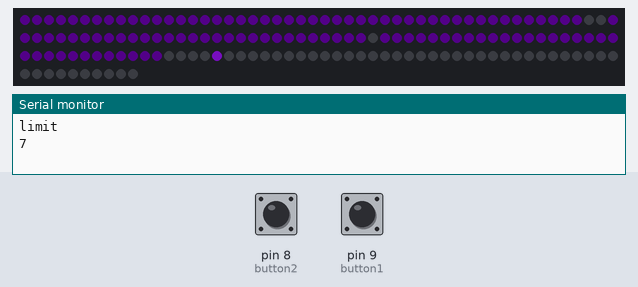
A sketch run on a simulated Arduino Uno, built with avr-gcc and run on an emulated ATmega328P. Shown: 160 RGB LEDs in strip order, left to right, continuing on the next row, the last lines printed to the serial monitor. Wiring (inferred from the names in the program): DS1307 clock at I2C address 0x68. Inputs (shaded band) come from the test bench; at power-on: pin 9 (button1) HIGH, pin 8 (button2) HIGH. Dim RGB values are drawn brighter than linear; the local clock reads 2024-03-15 10:24:30 at power-on unless the sketch sets it.

Above: at 1.31 s.
At 2.2 s:
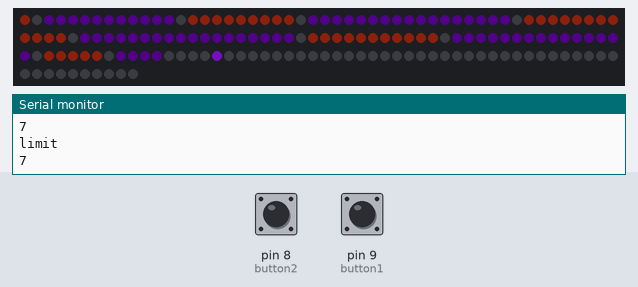
2.3 s: pin 9 (button1) pulled LOW for 1 s
4.8 s: pin 8 (button2) pulled LOW for 0.25 s
Timing chart, 0 to 7.8 s (numbered marks = the images above; inputs shaded):
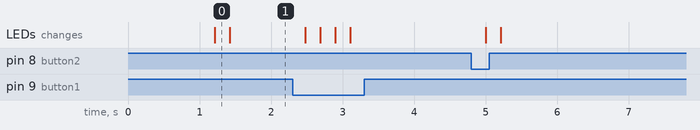

The sketch:

Last_good_version.ino
```cpp
#include <FastLED.h>
#include <SPI.h>
#include <Wire.h>

// How many leds are in the strip?
#define NUM_LEDS 160
// Data pin that led data will be written out over
#define DATA_PIN 2
#define BRIGHTNESS 50

// Else config
#define button1 9 // Button B1 is connected to Arduino pin 9
#define button2 8 // Button B2 is connected to Arduino pin 8

// Horloge
#define DS1307_ADDRESS 0x68
byte zero = 0x00; // hack fix

// Config
int setDate = false;


// LED mapping setup
int ledMatrix[16][9] = {
    {1000,1000,1000, 47, 48, 79, 1000, 1000, 1000},
    {1000,1000,18 ,46 ,49 ,78  ,80 ,1000,1000},
    {1000,17 ,19  ,45 ,50 ,77 ,81  ,105 ,1000},
    {1000, 16, 20, 44, 51, 76, 82, 104, 1000},
    {1000, 15, 21, 43, 52, 75, 83, 103, 1000},
    {0, 14, 22, 42, 53, 74, 84, 102, 106},
    {1, 13, 23, 41, 54, 73, 85, 101, 107},
    {2, 12, 24, 40, 55, 72, 86, 100, 108},
    {3, 11, 25, 39, 56, 71, 87, 99, 109},
    {4, 10, 26, 38, 57, 70, 88, 98, 110},
    {5, 9, 27, 37, 58, 69, 89, 97, 111},
    {1000, 8, 28, 36, 59, 68, 90, 96, 1000},
    {1000, 7, 29, 35, 60, 67, 91, 95, 1000},
    {1000, 6, 30, 34, 61, 66, 92, 94, 1000},
    {1000, 1000, 31, 33, 62, 65, 93, 1000, 1000},
    {1000, 1000, 1000, 32, 63, 64, 1000, 1000, 1000}};


// This is an array of leds.  One item for each led in your strip.
CRGB leds[NUM_LEDS];

// var
int limit = 1 ;
uint8_t brightness = 60;
int colorIndex= 0;
int minutetest = 0;
int hourTest = 0;

// Custom  colors
CHSV purple196 (196,180,brightness);
CHSV purple196_light (196,200,brightness);

CHSV jaune41 (41,180,brightness);
CHSV jaune41_light (41,180,brightness);

CHSV orange32 (32,180,brightness);
CHSV orange32_light (32,180,brightness);

CHSV vert102 (102,180,brightness);
CHSV vert102_light (102,150,brightness);

CHSV blue160 (150,180,brightness);
CHSV blue160_light (150,180,brightness);

CHSV jaune64 (64,180,brightness);
CHSV jaune64_light (64,180,brightness);

CHSV pink224 (224,180,brightness);
CHSV pink224_light (224,180,brightness);

CHSV aqua128 (128,180,brightness);
CHSV aqua128_light (128,180,brightness);

CHSV vert96 (96,180,brightness);
CHSV vert96_light (96,180,brightness);

CHSV violet200 (32,180,brightness);
CHSV jaune200_light (32,180,brightness);

CHSV violet238 (238,180,brightness);
CHSV violet238_light (238,180,brightness);

CHSV vert120 (120,180,50);
CHSV vert120_light (120,180,60);

CHSV white0 (0,0,40);

CHSV vert85 (85,180,brightness);
CHSV vert85_light (85,180,brightness);

CHSV azure148 (148,180,brightness);
CHSV azure148_light (148,150,brightness);

CHSV magenta201 (201,180,brightness);
CHSV magenta201_light (201,180,brightness);

CHSV chartreuse64 (64,180,brightness);
CHSV orange19 (16,180,brightness);

CHSV jaune40 (40,150,brightness);
CHSV black (0,0,0);

CHSV red (230,150,brightness);

CHSV CHSV_array[24][2]={
      {purple196_light, orange19},
      {orange19, white0},
      {white0, vert102_light},
      {vert102_light, jaune200_light},
      {jaune200_light, red},
      {red, azure148_light},
      {azure148_light, orange19},
      {orange19, magenta201_light},
      {magenta201_light, black},
      {black, jaune40},
      {jaune40, violet238},
      {violet238, vert102_light},
      {vert102_light, jaune200_light},
      {jaune200_light, white0},
      {white0, vert102_light},
      {vert102_light, jaune200_light},
      {jaune200_light, red},
      {red, azure148_light},
      {azure148_light, orange19},
      {orange19, magenta201_light},
      {magenta201_light, black},
      {black, jaune40},
      {jaune64, violet238},
      {violet238, vert120},
};

char Time[] = "  :  :  ";
char Calendar[] = "  /  /20  ";
byte i, second, minute, hour, day, date, month, year, temperature_lsb;


void setup() {
    //sanity check delay - allows reprogramming if accidently blowing power w/leds
    delay(1000);
    pinMode(button1, INPUT_PULLUP);
    pinMode(button2, INPUT_PULLUP);
    // by default, we'll generate the high voltage from the 3.3v line internally! (neat!)
    Wire.begin();
    // init date
    if(setDate) setDateTime();
    // init leds
    FastLED.clear();
    FastLED.addLeds<WS2812B, DATA_PIN, GRB>(leds, NUM_LEDS);
    Serial.begin(9600);
}


void fillLine(int index, int posCouleur)
{
  for (int i = 0; i < 9; i++)
  {
    CHSV colorHour =  CHSV_array[posCouleur][0];
    colorHour.v = brightness;
    leds[ledMatrix[index - 1][i]] = colorHour;
  }
}

void fillLine2(int index, int posCouleur)
{
  for (int i = 0; i < 9; i++)
  {
    CHSV colorHour =  CHSV_array[posCouleur][1];
    colorHour.v = brightness;
    leds[ledMatrix[index - 1][i]] = colorHour;
  }
}

void clearLine(int index)
{
  for (int i = 0; i < 9; i++)
  {
    leds[ledMatrix[index - 1][i]] = CHSV(0, 0, 0);
  }
}


// ------------
// MAIN LOOP
// ------------
void loop() {
  delay(200);
  if (!digitalRead(button1)){
    brightness = brightness + 20;
    if (brightness > 120)
    {
      brightness = 40;
    }
    Serial.println("a pressed");
    Serial.println(brightness);
  }

  if (!digitalRead(button2)){
    if (limit != 0)
    {
      limit = limit - 1;
    }
    Serial.println("b pressed");
  }

  //Reset the register pointer
  Wire.beginTransmission(DS1307_ADDRESS);
  Wire.write(zero);
  Wire.endTransmission();
  Wire.requestFrom(DS1307_ADDRESS, 7);
  int second = bcdToDec(Wire.read());
  int minute = bcdToDec(Wire.read());
  int hour = bcdToDec(Wire.read() & 0b111111); //24 hour time
  int weekDay = bcdToDec(Wire.read());         //0-6 -> sunday – Saturday
  int monthDay = bcdToDec(Wire.read());
  int month = bcdToDec(Wire.read());
  int year = bcdToDec(Wire.read());

  /*minutetest = minutetest + 2;
  if(minutetest == 60){
    hourTest = (hourTest+1)%24;
    colorIndex = (colorIndex + 1)%2 ;
    FastLED.show();
    minutetest = 0;
  };*/

  int division = minute / 3.75;
  int newLimit = division + 1 ;


  /*int division = minute / 3.75;
  int newLimit = division + 1;
  Serial.print("time : ");
  Serial.print(hour);
  Serial.print(" : ");
  Serial.print(minute);
  Serial.print(" : ");
  Serial.print(second);
  Serial.println("Limit : ");
  Serial.println(limit); */

  // Main loop for leds
  // incoming hour
  fill_solid( leds, NUM_LEDS, CRGB(0,0,0));
  for (int z = 1; z < limit; z++)
  {
    fillLine2(z, colorIndex);
  }
  //
  for (int y = limit + 1; y < 17; y++)
  {
    fillLine(y, colorIndex);
  }
  clearLine(limit);
  // test case
  //fillLine(limit, colorRGB2);
  //fill_solid( leds, NUM_LEDS, CRGB(50,0,200));
  //fill_solid(leds, NUM_LEDS, colorHSV1);

  // Hour led : init black
  for (int hourLeds = 112; hourLeds <= 124; hourLeds++){
        leds[hourLeds] = CHSV(0, 0, 0);
  }
  CHSV colorHour =  CHSV_array[colorIndex][0];
  colorHour.v = 180;
  switch (hour%12) {
      case 0:
        leds[114] = colorHour;
        break;
      case 1:
        leds[113] = colorHour;
        break;
      case 2:
        leds[112] = colorHour;
        break;
      case 3:
        leds[123] = colorHour;
        break;
      case 4:
        leds[122] = colorHour;
        break;
      case 5:
        leds[121] = colorHour;
        break;
      case 6:
        leds[120] = colorHour;
        break;
      case 7:
        leds[119] = colorHour;
        break;
      case 8:
        leds[118] = colorHour;
        break;
      case 9:
        leds[117] = colorHour;
        break;
      case 10:
        leds[116] = colorHour;
        break;
      case 11:
        leds[115] = colorHour;
        break;
      default:
        break;
    }

  colorIndex = (hourTest)%24;
  FastLED.show();
  limit = newLimit;
  Serial.println("limit");
  Serial.println(limit);
}

// ------
// UTIL
// ------

// Init date
void setDateTime()
{
  byte second = 50;   //0-59
  byte minute = 33;   //0-59
  byte hour = 17;     //0-23
  byte weekDay = 7;  //1-7
  byte monthDay= 7; //1-31
  byte month = 11;     //1-12
  byte year = 21;     //0-99
  Wire.beginTransmission(DS1307_ADDRESS);
  Wire.write(zero);
  Wire.write(decToBcd(second));
  Wire.write(decToBcd(minute));
  Wire.write(decToBcd(hour));
  Wire.write(decToBcd(weekDay));
  Wire.write(decToBcd(monthDay));
  Wire.write(decToBcd(month));
  Wire.write(decToBcd(year));
  Wire.write(zero); //start
  Wire.endTransmission();
}

byte decToBcd(byte val)
{
  // Convert normal decimal numbers to binary coded decimal
  return ((val / 10 * 16) + (val % 10));
}

byte bcdToDec(byte val)
{
  // Convert binary coded decimal to normal decimal numbers
  return ((val / 16 * 10) + (val % 16));
}
```
